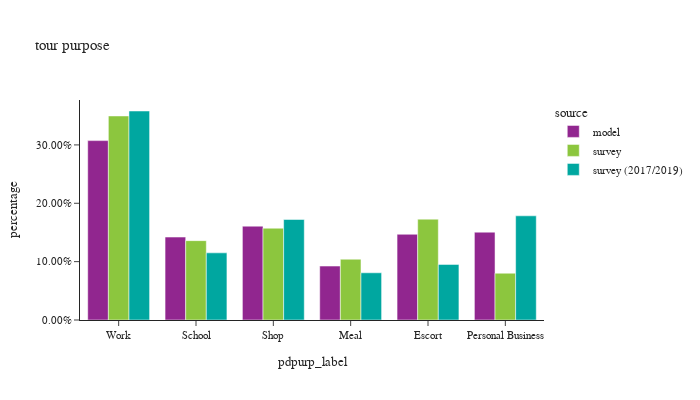

Notebook code cell kept with this figure:
### Markdown cell above
## percent of tours by purpose

### Code cell
df_plot = df_tour.groupby(['source','pdpurp_label'])['toexpfac'].sum().reset_index()
df_plot['percentage'] = df_plot.groupby(['source'], group_keys=False)['toexpfac']. \
    apply(lambda x: x / float(x.sum()))
# df_plot
df_plot_ct = df_tour.groupby(['source','pdpurp_label'])['toexpfac'].count().reset_index(). \
    rename(columns={'toexpfac':'sample count'})
df_plot = df_plot.merge(df_plot_ct, on=['source','pdpurp_label'])

fig = px.bar(df_plot.sort_values(by=['source']), x="pdpurp_label", y="percentage", color="source",
             barmode="group",hover_data=['sample count'],title="tour purpose")
fig.update_layout(height=400, width=700, font=dict(size=11),
                  yaxis=dict(tickformat=".2%"))
fig.show()

### Figure 1 — Plotly figure (JSON) as saved in the notebook; plotly's stock layout.template omitted (floating-point values rounded to 4 significant figures)
{"data": [{"alignmentgroup": "True", "customdata": [[159200], [73596], [83268], [47857], [76065], [77955]], "hovertemplate": "source=model<br>pdpurp_label=%{x}<br>percentage=%{y}<br>sample count=%{customdata[0]}<extra></extra>", "legendgroup": "model", "marker": {"color": "#91268F", "pattern": {"shape": ""}}, "name": "model", "offsetgroup": "model", "orientation": "v", "showlegend": true, "textposition": "auto", "type": "bar", "x": ["Work", "School", "Shop", "Meal", "Escort", "Personal Business"], "xaxis": "x", "y": [0.3074, 0.1421, 0.1608, 0.0924, 0.1469, 0.1505], "yaxis": "y"}, {"alignmentgroup": "True", "customdata": [[753], [885], [874], [1402], [652], [2546]], "hovertemplate": "source=survey<br>pdpurp_label=%{x}<br>percentage=%{y}<br>sample count=%{customdata[0]}<extra></extra>", "legendgroup": "survey", "marker": {"color": "#8CC63E", "pattern": {"shape": ""}}, "name": "survey", "offsetgroup": "survey", "orientation": "v", "showlegend": true, "textposition": "auto", "type": "bar", "x": ["Personal Business", "Escort", "Meal", "Shop", "School", "Work"], "xaxis": "x", "y": [0.0802, 0.1728, 0.1042, 0.1573, 0.136, 0.3496], "yaxis": "y"}, {"alignmentgroup": "True", "customdata": [[8755], [1648], [2596], [2053], [1410], [2748]], "hovertemplate": "source=survey (2017/2019)<br>pdpurp_label=%{x}<br>percentage=%{y}<br>sample count=%{customdata[0]}<extra></extra>", "legendgroup": "survey (2017/2019)", "marker": {"color": "#00A7A0", "pattern": {"shape": ""}}, "name": "survey (2017/2019)", "offsetgroup": "survey (2017/2019)", "orientation": "v", "showlegend": true, "textposition": "auto", "type": "bar", "x": ["Work", "School", "Shop", "Meal", "Escort", "Personal Business"], "xaxis": "x", "y": [0.3581, 0.1151, 0.1722, 0.0809, 0.09524, 0.1785], "yaxis": "y"}], "layout": {"barmode": "group", "font": {"size": 11}, "height": 400, "legend": {"title": {"text": "source"}, "tracegroupgap": 0}, "title": {"text": "tour purpose"}, "width": 700, "xaxis": {"anchor": "y", "domain": [0.0, 1.0], "title": {"text": "pdpurp_label"}}, "yaxis": {"anchor": "x", "domain": [0.0, 1.0], "tickformat": ".2%", "title": {"text": "percentage"}}}}
